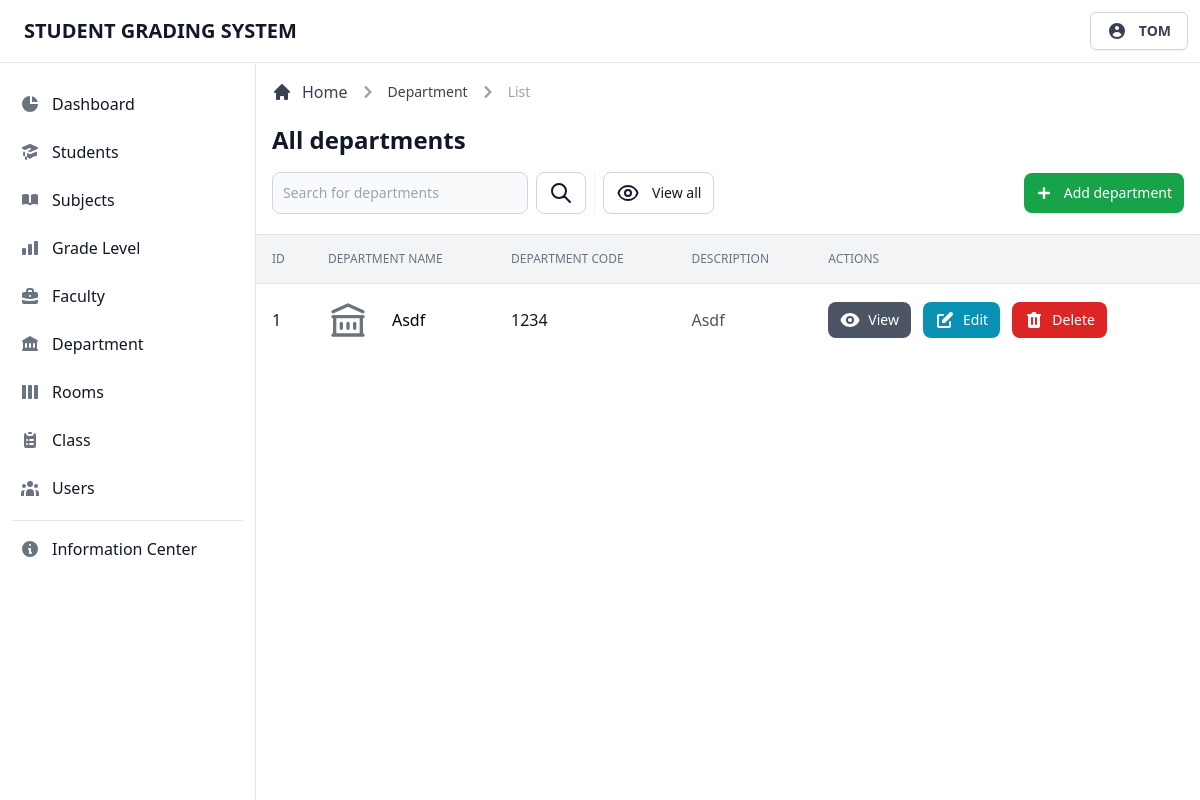
Before: /admin/view/department.php (signed in) with the older database file.
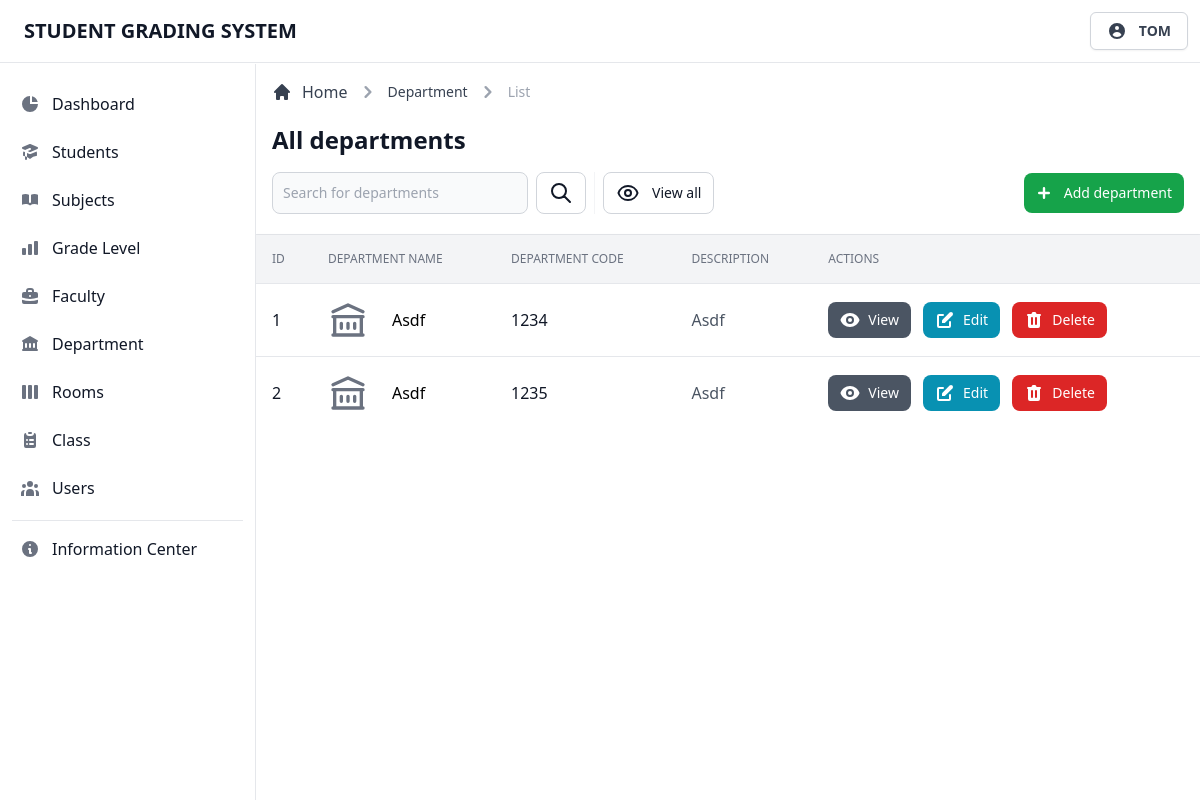
After: the same page with the newer database file.
### tables this page shows
CREATE TABLE `tbldepartment` (
  `dept_id` int(11) NOT NULL,
  `dept_code` int(11) NOT NULL,
  `dept_name` varchar(255) NOT NULL,
  `dept_desc` varchar(255) NOT NULL
);

### admin/database/database.classes.php (called while the page is built)
<?php
class Dbh
{
  private $hostname = 'localhost';
  private $username = 'root';
  private $password = '';
  private $dbname = 'dbgradingsystem';
  public function connect()
  {
    try {
      $dbh = new PDO('mysql:host=' . $this->hostname . ';dbname=' . $this->dbname, $this->username, $this->password);
      return $dbh;
    } catch (PDOException $e) {
      print "Error!: " . $e->getMessage() . "<br>";
      die();
    }
  }
}

### admin/classes/display-data.classes.php (called while the page is built, shortened)
<?php
class DisplayDept extends Dbh
{
  protected function getData()
  {
    $sql = 'SELECT * FROM tbldepartment;';
    $stmt = $this->connect()->query($sql);
    $result = 0;
    if (!$stmt) {
      $stmt = null;
      header('Location: ../view/department.php?error=stmtfailed');
      exit;
    } else {
      while ($row = $stmt->fetchAll(PDO::FETCH_ASSOC)) {
        $result = $row;
      }
      return $result;
    }
    return $result;
  }
}

### admin/controller/display-data.contr.php (called while the page is built, shortened)
<?php
class DisplayDeptContr extends DisplayDept
{
  public function fetchData()
  {
    $result = $this->getData();
    return $result;
  }
}

### admin/templates/table/department-table.php (the view, shortened to what this page needs)
<div class="flex flex-col min-w-full overflow-hidden overflow-x-auto align-middle shadow">
  <table class="min-w-full divide-y divide-gray-200 table-fixed">
    <thead class="bg-gray-100">
      <tr>
        <th scope="col" class="p-4 text-xs font-medium text-left text-gray-500 uppercase">
          ID
        </th>
        <th scope="col" class="p-4 text-xs font-medium text-left text-gray-500 uppercase">
          Department Name
        </th>
        <th scope="col" class="p-4 text-xs font-medium text-left text-gray-500 uppercase">
          Department Code
        </th>
        <th scope="col" class="p-4 text-xs font-medium text-left text-gray-500 uppercase">
          Description
        </th>
        <th scope="col" class="p-4 text-xs font-medium text-left text-gray-500 uppercase">
          Actions
        </th>
      </tr>
    </thead>
    <tbody class="bg-white divide-y divide-gray-200">
      <?php foreach ($result as $data) : ?>
        <tr class="hover:bg-gray-100 group">
          <td class="p-4 text-base font-normal text-gray-900 whitespace-nowrap">
            <div class="flex items-center">
              <?= $data['dept_id']; ?>
            </div>
          </td>
          <td class="flex items-center p-4 mr-12 space-x-6 whitespace-nowrap lg:mr-0">
            <svg xmlns="http://www.w3.org/2000/svg" class="w-10 h-10 text-gray-500 group-hover:text-gray-900" fill="none" viewBox="0 0 24 24" stroke="currentColor">
              <path stroke-linecap="round" stroke-linejoin="round" stroke-width="2" d="M8 14v3m4-3v3m4-3v3M3 21h18M3 10h18M3 7l9-4 9 4M4 10h16v11H4V10z" />
            </svg>
            <div class="flex items-center capitalize">
              <?= $data['dept_name']; ?>
            </div>
          </td>
          <td class="p-4 text-base font-normal text-gray-900 whitespace-nowrap">
            <div class="flex items-center">
              <?= $data['dept_code']; ?>
            </div>
          </td>
          <td class="p-4 text-base font-normal text-gray-600 whitespace-nowrap">
            <div class="flex items-center capitalize">
              <?= $data['dept_desc']; ?>
            </div>
          </td>
          <td class="p-4 space-x-2 whitespace-nowrap">
            <button type="button" data-view-button data-code="<?= $data['dept_code']; ?>" data-name="<?= $data['dept_name']; ?>" data-desc="<?= $data['dept_desc']; ?>" class="inline-flex items-center px-3 py-2 text-sm font-medium text-center text-white bg-gray-600 rounded-lg hover:bg-gray-700 focus:ring-4 focus:ring-gray-200">
              View
            </button>
            <button type="button" data-edit-button data-id="<?= $data['dept_id']; ?>" data-code="<?= $data['dept_code']; ?>" data-name="<?= $data['dept_name']; ?>" data-desc="<?= $data['dept_desc']; ?>" class="inline-flex items-center px-3 py-2 text-sm font-medium text-center text-white rounded-lg bg-cyan-600 hover:bg-cyan-700 focus:ring-4 focus:ring-cyan-200">
              Edit
            </button>
            <button type="button" data-id="<?= $data['dept_id']; ?>" data-delete-button class="inline-flex items-center px-3 py-2 text-sm font-medium text-center text-white bg-red-600 rounded-lg hover:bg-red-800 focus:ring-4 focus:ring-red-300">
              Delete
            </button>
          </td>
        </tr>
      <?php endforeach; ?>
    </tbody>
  </table>
</div>

Changed rows visible on the page:
added tbldepartment: dept_id "2", dept_name "Asdf", dept_code "1235", dept_desc "Asdf"
